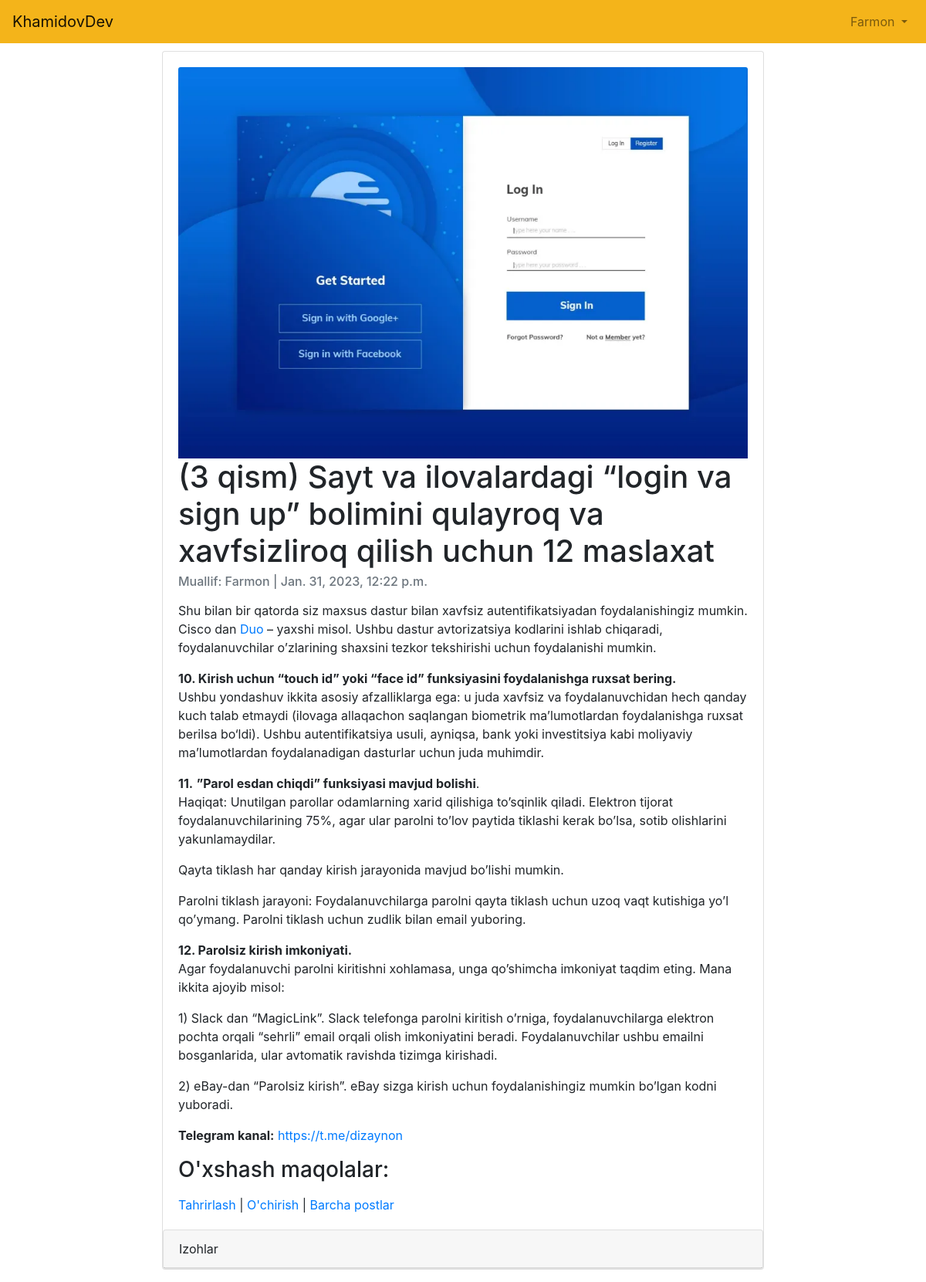
Screenshot of /articles/4/ (signed in) with the database file from the repository.
### blognetwork/models.py (models this page shows)
class CustomUser(AbstractUser):
    age = models.PositiveIntegerField(null=True, blank=True)

### articles/models.py (models this page shows, shortened)
class Articles(models.Model):
    title = models.CharField(max_length=200)
    summary = models.CharField(max_length=200, blank=True)
    body = RichTextField()
    photo = models.ImageField(upload_to='images/', blank=True)
    date = models.DateTimeField(auto_now_add=True)
    author = models.ForeignKey(
        get_user_model(),
        on_delete=models.CASCADE,
    )

### articles/views.py (the view)
# urls.py: path('<int:pk>/', ArticleDetailView.as_view(), name='article_detail'),
class ArticleDetailView(DetailView):
    model = Articles
    template_name = 'article_detail.html'

### templates/article_detail.html (shortened to what this page needs)
{% extends 'base.html' %}
{% block content %}
    <div class="container-fluid">
        <div class="card" >
          <div class="card-body">
              {%  if object.photo %}
                <img class="card-img-top" src="{{ object.photo.url }}" alt="{{ object.title }}">
              {% endif %}
              <h1 class="card-title">{{ object.title }}</h1>
              <h6 class="card-subtitle mb-2 text-muted">Muallif: {{ object.author }} | {{ object.date }}</h6>
              <p class="card-text">{{ object.body | safe}}</p>
              <a href="{% url 'article_edit' articles.pk %}">Tahrirlash</a> |
              <a href="{% url 'article_delete' articles.pk %}">O'chirish</a> |
              <a href="{% url 'article_list' %}">Barcha postlar</a>
          </div>
            <div class="card">
                <div class="card-header">Izohlar</div>
            </div>
        </div>
    </div>
{% endblock content %}

### templates/base.html (shortened to what this page needs)
{% load static %}
<!DOCTYPE html>
<html lang="en">
<head>
    <link rel="stylesheet" href="https://cdn.jsdelivr.net/npm/bootstrap@4.5.3/dist/css/bootstrap.min.css"
>
</head>
<body>
    <nav class="navbar navbar-expand-lg navbar-light" style="background-color: #F4B41A;">
        <a class="navbar-brand" href="{% url 'home' %}">
                KhamidovDev
        </a>
        <div class="collapse navbar-collapse" id="navbarSupportedContent">
            {% if user.is_authenticated %}
            <ul class="navbar-nav ml-auto">
                <li class="nav-item">
                    <a  class="nav-link text-black dropdown-toggle" href="#" id="navbarDropdown" role="button"
                        data-toggle="dropdown" aria-haspopup="true" aria-expanded="false">
                        {{ user.username | title }}
                    </a>
                </li>
            </ul>
            {% else %}
            <form class="form-inline ml-auto">
                <a href="{% url 'login' %}" class="btn btn-outline-light">Kirish</a>
                <a href="{% url 'signup' %}" class="btn btn-primary ml-2">Ro'yxatdan o'tish</a>
            </form>
            {% endif %}
        </div>
    </nav>
    <main>
        <div class="container" style="width: 70%; margin: 10px auto;">
            {% block content %}
            {% endblock content %}
        </div>
    </main>
</body>
</html>

### rows the page displays
CustomUser: username "Farmon"
Articles: photo (picture), title "(3 qism) Sayt va ilovalardagi “login va sign up” bolimini qulayroq va xavfsizliroq qilish uchun 12 maslaxat", author "Farmon", date "Jan. 31, 2023, 12:22 p.m.", body "Shu bilan bir qatorda siz maxsus dastur bilan xavfsiz autentifikatsiyadan foydalanishingiz mumkin. Cisco dan Duo – yaxshi misol. Ushbu dastur avtorizatsiya kodlarini ishlab chiqaradi, foydalanuvchilar o’zlarining shaxsini tezkor tekshirishi uchun foydalanishi mumkin. 10. Kirish uchun “touch id” yoki “face id” funksiyasini foydalanishga ruxsat bering. Ushbu yondashuv ikkita asosiy afzalliklarga ega: u juda xavfsiz va foydalanuvchidan hech qanday kuch talab etmaydi (ilovaga allaqachon saqlangan biometrik ma’lumotlardan foydalanishga ruxsat berilsa bo‘ldi). Ushbu autentifikatsiya usuli, ayniqsa, bank yoki investitsiya kabi moliyaviy ma’lumotlardan foydalanadigan dasturlar uchun juda muhimdir.…"
